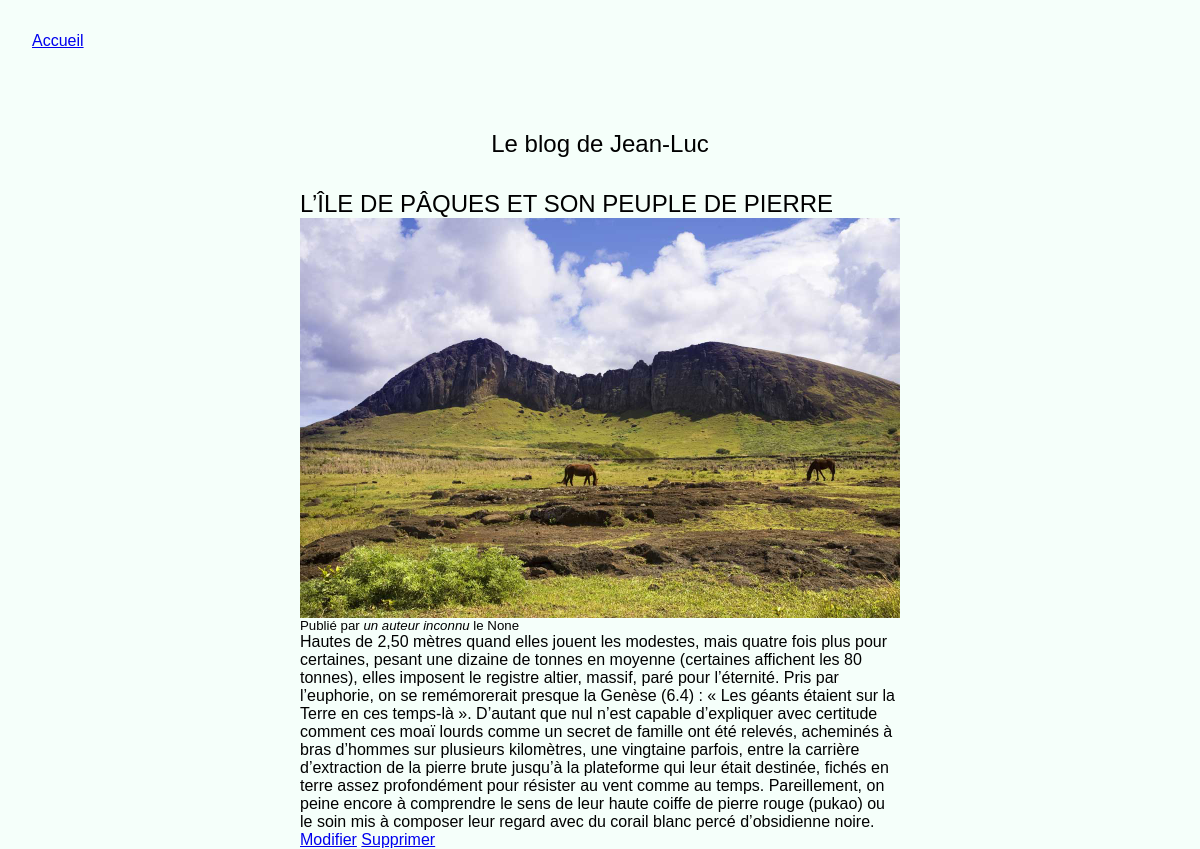
The app's page /blog/post-1/ with its own data.
### posts/models.py (models this page shows, shortened)
class BlogPost(models.Model):
    title = models.CharField(max_length=255, unique=True, verbose_name='Titre')
    slug = models.SlugField(max_length=255, unique=True, blank='Titre')
    author = models.ForeignKey(User, on_delete=models.SET_NULL, blank=True, null=True)
    last_updated = models.DateTimeField(auto_now=True)
    created_on = models.DateField(blank=True, null=True)
    published = models.BooleanField(default=False, verbose_name='Publié')
    content = models.TextField(blank=True, verbose_name='Contenu')
    thumbnail = models.ImageField(blank=True, upload_to='blog')
    class Meta:
        ordering = ['-created_on']
        verbose_name = 'Article'
    @property
    def author_or_default(self):
        return self.author.username if self.author else 'un auteur inconnu'

### posts/views.py (the view)
# urls.py: path('post-<str:pk>/', views.BlogPostDetail.as_view(), name='show'),
class BlogPostDetail(DetailView):
    model = BlogPost
    template_name = 'posts/show.html'
    context_object_name = 'post'

### posts/templates/posts/show.html (shortened to what this page needs)
{% extends 'base.html' %}
{% block content %}
<h1>Le blog de Jean-Luc</h1>
    <article class="post-detail" >
        <h2>{{post.title|upper}}</h2>
        <img src="{{post.thumbnail.url}}" alt="image ici">
        <h5>Publié par <i>{{post.author_or_default}}</i> le {{post.created_on}}</h5>
        <p>{{post.content|safe}}</p>
        <p>
            <a href="{% url 'posts:update' pk=post.id %}">Modifier</a>
            <a href="{% url 'posts:delete' pk=post.id %}">Supprimer</a>
        </p>
    </article>
{% endblock %}

### templates/base.html (shortened to what this page needs)
{% load static %}
<!DOCTYPE html>
<html lang="fr">
<head>
    <link rel="stylesheet" href="{% static 'css/style.css' %}">
</head>
<body>
<nav>
    <a href="{% url 'posts:home' %}">Accueil</a>
</nav>
<section id="blog">
    {% block content %}
    {% endblock %}
</section>
</body>
</html>

### posts/static/css/style.css (style rules this page uses)
body { font-family: 'Raleway', sans-serif; background-color:mintcream; }
nav { margin: 2rem; display: flex; justify-content: space-between; }
#blog { display: flex; flex-direction: column; align-items: center; margin-top: 5rem; }
#blog article { width: 50%; margin-top: 2rem; }
.post-detail { display: flex; flex-direction: column; align-items: justify; }

### records on screen
BlogPost: title "L’ÎLE DE PÂQUES ET SON PEUPLE DE PIERRE", thumbnail (picture), author_or_default "un auteur inconnu", created_on "None", content "Hautes de 2,50 mètres quand elles jouent les modestes, mais quatre fois plus pour certaines, pesant une dizaine de tonnes en moyenne (certaines affichent les 80 tonnes), elles imposent le registre altier, massif, paré pour l’éternité. Pris par l’euphorie, on se remémorerait presque la Genèse (6.4) : « Les géants étaient sur la Terre en ces temps-là ». D’autant que nul n’est capable d’expliquer avec certitude comment ces moaï lourds comme un secret de famille ont été relevés, acheminés à bras d’hommes sur plusieurs kilomètres, une vingtaine parfois, entre la carrière d’extraction de la pierre brute jusqu’à la plateforme qui leur était destinée, fichés en terre assez profondément pour…"
